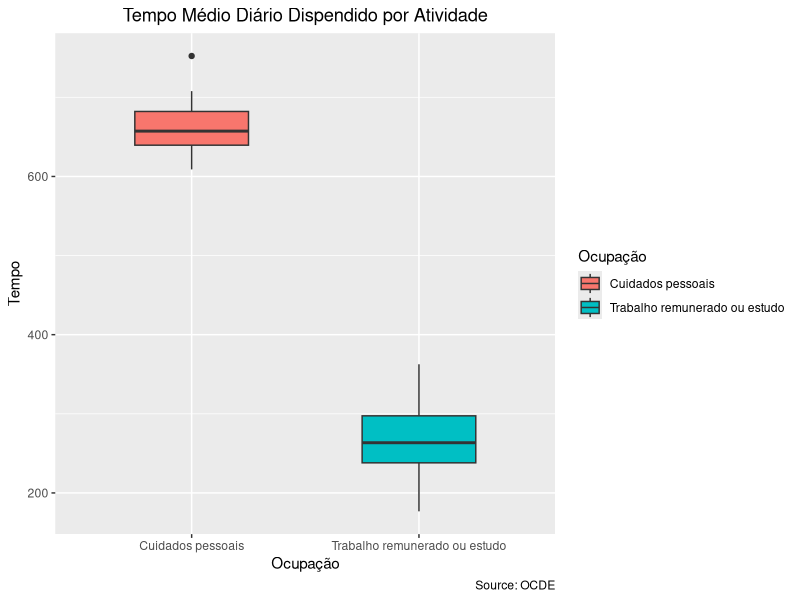

R code for this plot:
# Projeto de PE 2/10
# Francisco Fonseca
# Nº 102492

library(readxl)
library(dplyr)
library(ggplot2)

# Lê o ficheiro dado e elimina todos os dados referentes a África do Sul
data = read.csv('TIME_USE_24092022.csv') 
data <- data %>% filter(!grepl('África do Sul', País))

# Mantém apenas dados de sexo = Total e 
# Ocupação = (Cuidados Pessoais) ou (Trabalho Remunerado ou estudo)
data <- data %>% filter(grepl('Total', Sexo))

data <- data %>% filter(grepl('Trabalho remunerado ou estudo|Cuidados pessoais', Ocupação))

ggplot(data, aes(x = Ocupação, y = Tempo, fill=Ocupação)) +
  geom_boxplot(width = 0.5) +
  labs(title = "Tempo Médio Diário Dispendido por Atividade",
       caption = "Source: OCDE") +
  theme(plot.title = element_text(hjust = 0.5))


